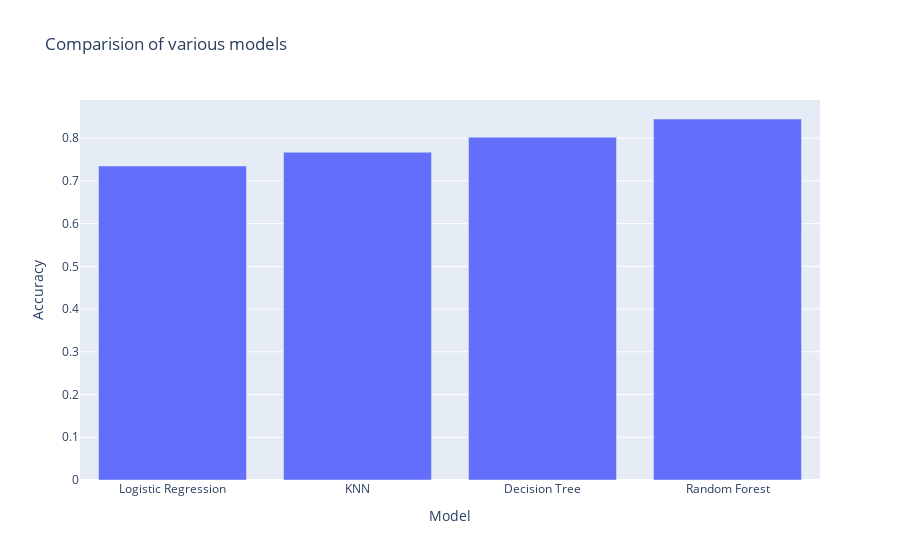

The cell this chart's notebook holds for it:
### Code cell
px.bar(output, x='Model', y='Accuracy', title='Comparision of various models')

### Figure 1 — Plotly figure (JSON) as saved in the notebook; plotly's stock layout.template omitted (floating-point values rounded to 4 significant figures)
{"data": [{"alignmentgroup": "True", "hovertemplate": "Model=%{x}<br>Accuracy=%{y}<extra></extra>", "legendgroup": "", "marker": {"color": "#636efa", "pattern": {"shape": ""}}, "name": "", "offsetgroup": "", "orientation": "v", "showlegend": false, "textposition": "auto", "type": "bar", "x": ["Logistic Regression", "KNN", "Decision Tree", "Random Forest"], "xaxis": "x", "y": [0.7349, 0.7671, 0.8023, 0.8449], "yaxis": "y"}], "layout": {"barmode": "relative", "legend": {"tracegroupgap": 0}, "title": {"text": "Comparision of various models"}, "xaxis": {"anchor": "y", "domain": [0, 1], "title": {"text": "Model"}}, "yaxis": {"anchor": "x", "domain": [0, 1], "title": {"text": "Accuracy"}}}}
